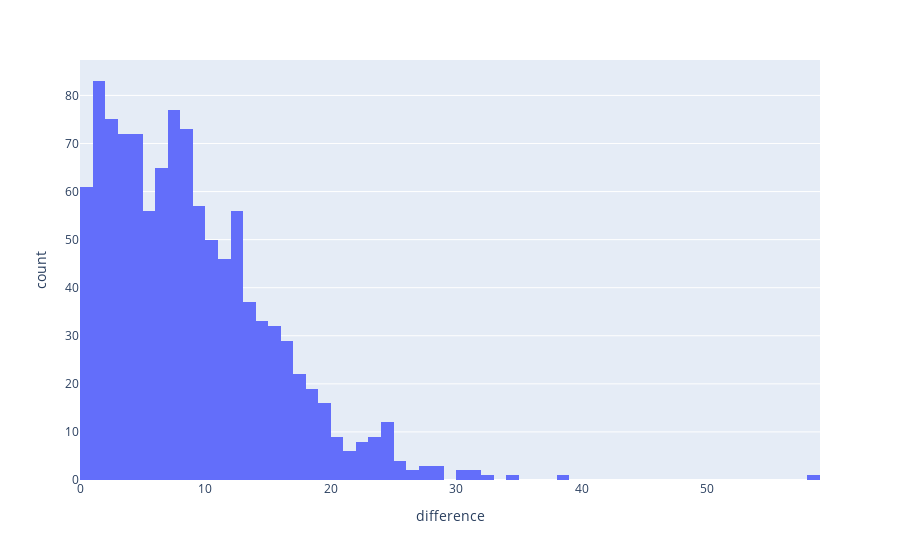

Notebook code cell kept with this figure:
### Code cell
fig = px.histogram(x=predictions['abs_diff'], labels={
    'x': 'difference'
})

# Fix to make reliable metric to compare to
print('Percent acceptable: ' + str(len(predictions[predictions['abs_diff'] < 5]) / len(predictions) * 100))

fig.show()

### Figure 1 — Plotly figure (JSON) as saved in the notebook; plotly's stock layout.template omitted (floating-point values rounded to 4 significant figures; data arrays with more than 128 entries replaced by an {"elided": "..."} marker saying what was removed)
{"data": [{"alignmentgroup": "True", "bingroup": "x", "hovertemplate": "difference=%{x}<br>count=%{y}<extra></extra>", "legendgroup": "", "marker": {"color": "#636efa", "pattern": {"shape": ""}}, "name": "", "offsetgroup": "", "orientation": "v", "showlegend": false, "type": "histogram", "x": {"elided": "1095 float values"}, "xaxis": "x", "yaxis": "y"}], "layout": {"barmode": "relative", "legend": {"tracegroupgap": 0}, "margin": {"t": 60}, "xaxis": {"anchor": "y", "domain": [0, 1], "title": {"text": "difference"}}, "yaxis": {"anchor": "x", "domain": [0, 1], "title": {"text": "count"}}}}
